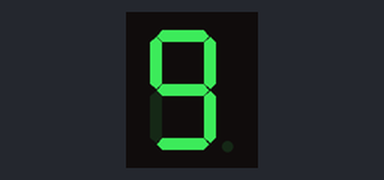
Recording of a sketch running on a simulated Arduino Uno, built with avr-gcc and run on an emulated ATmega328P. On the bench: 1-digit seven-segment display. Wiring (inferred from the names in the program): 1-digit 7-segment display, segments lit when LOW: segments pin 5, pin 6, pin 7, pin 8, pin 9, pin 10, pin 11. The segment pins are drawn as the display they are named for.

Above: at 0.1 s.
At 1.1 s:
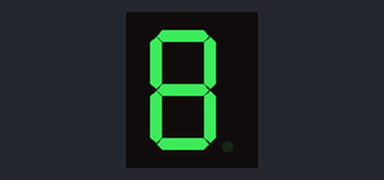
At 2.1 s:
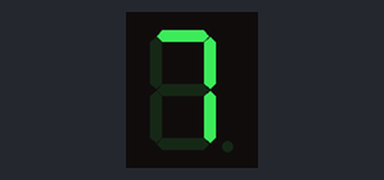
At 5.1 s:
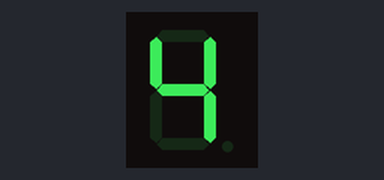
At 7.1 s:
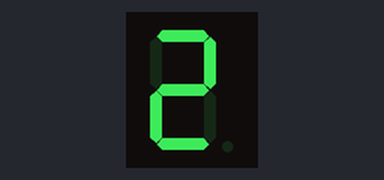
At 10.1 s:
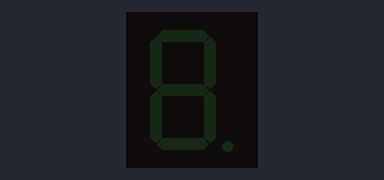

Measured:
- by itself, everything shown: repeats every 11.0 s, in 11 steps
- what the display in image 1 shows lasts 1.0 s, from 1.0 s to 2.0 s

The sketch:

display7segments_EDU.ino
```cpp
#include "edu.h"
           /*5 6 7 8 9 10 11*/
           /*a b c d e f  g*/


   Display screen;


void setup() {
  // put your setup code here, to run once:


}


void loop() {

  screen.down();

}
```

edu.cpp
```cpp
#include "edu.h"
#include "Arduino.h"

Display::Display()
{
for(int i = 0;i<7;i++)
{
pinMode(pins[i],OUTPUT);
}
}

void Display::up (void)
{
 y = 0;
  for(int x = 0;x<10;x++)
  {

  for(int i = 0;i<7;i++)
{
digitalWrite(pins[i],vetor[y][i]) ;
}
 y++;
  delay(1000);

 for (int i = 0;i<7;i++){
 digitalWrite(pins[i],HIGH) ;
 }

  }}

  void Display::down (void)
{
 y = 9;
  for(int x = 10;x > -1;x--)
  {

  for(int i = 7;i > -1;i--)
{
digitalWrite(pins[i],vetor[y][i]) ;
}
 y--;
  delay(1000);

 for (int i = 0;i<7;i++){
 digitalWrite(pins[i],HIGH) ;
 }

  }}
```

edu.h
```cpp
#ifndef edu_h
#define edu_h

#include "Arduino.h"

class Display
  {
    public:
    int pins[7]={5,6,7,8,9,10,11};
    int y = 0;

 int vetor[10][7] =


 {{0,0,0,0,0,0,1},
  {1,0,0,1,1,1,1},
  {0,0,1,0,0,1,0},
  {0,0,0,0,1,1,0},
  {1,0,0,1,1,0,0},
  {0,1,0,0,1,0,0},
  {0,1,0,0,0,0,0},
  {0,0,0,1,1,1,1},
  {0,0,0,0,0,0,0},
  {0,0,0,0,1,0,0}};


  Display();
  void up();
  void down();

  };


#endif
```
